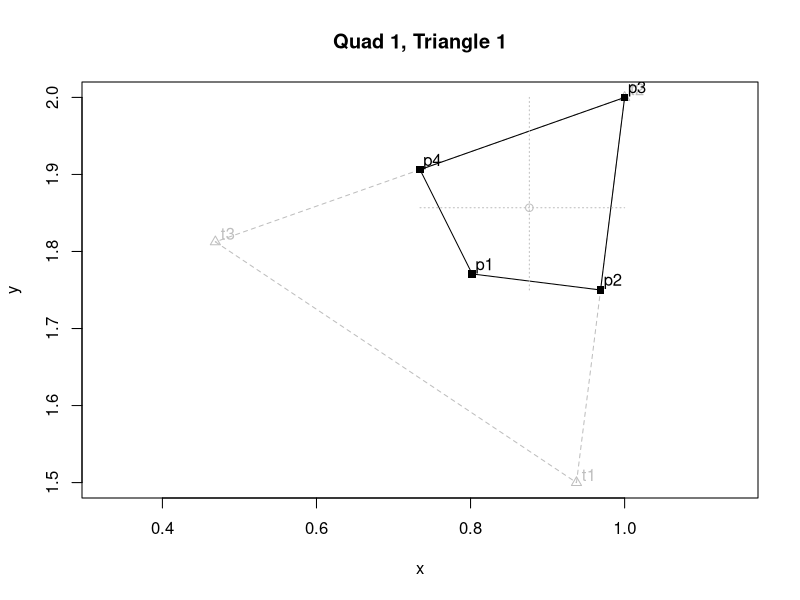
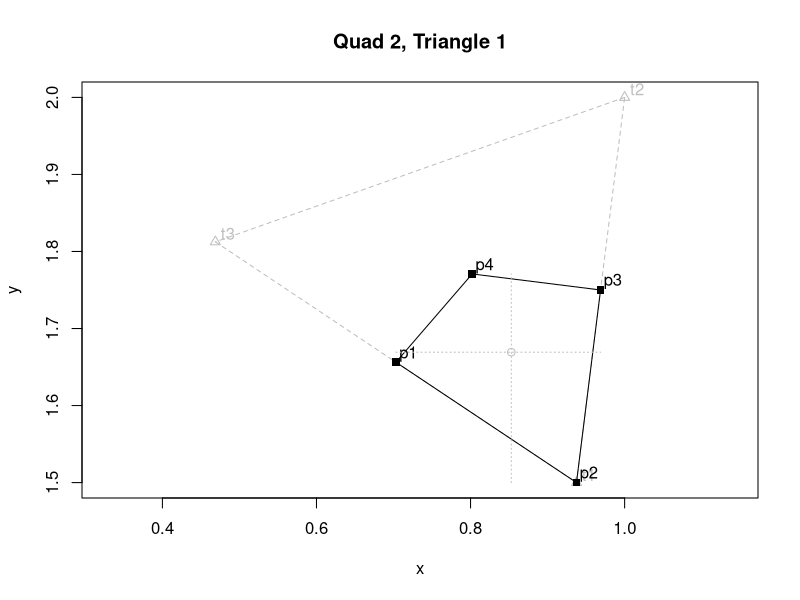
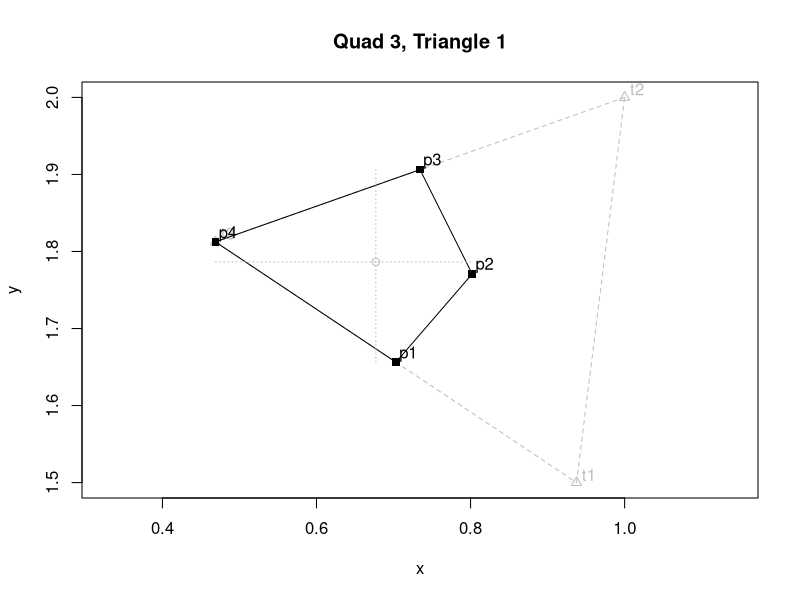
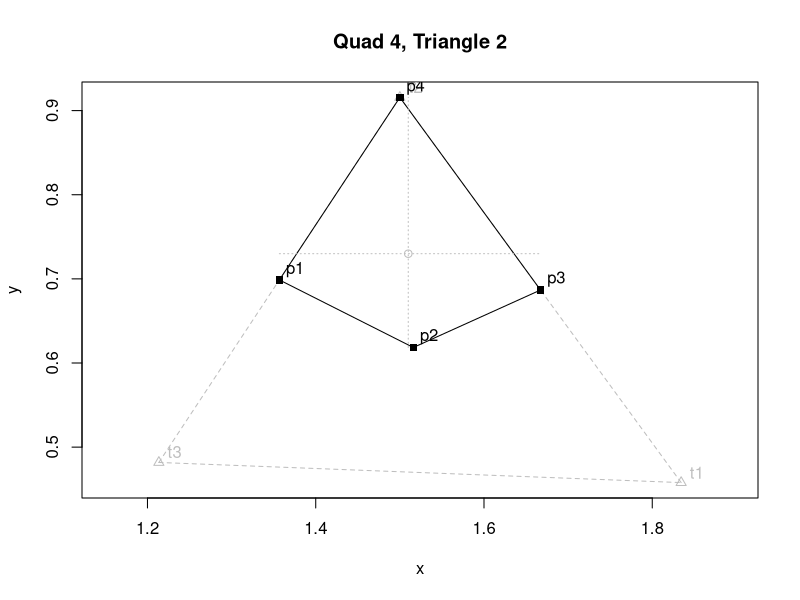
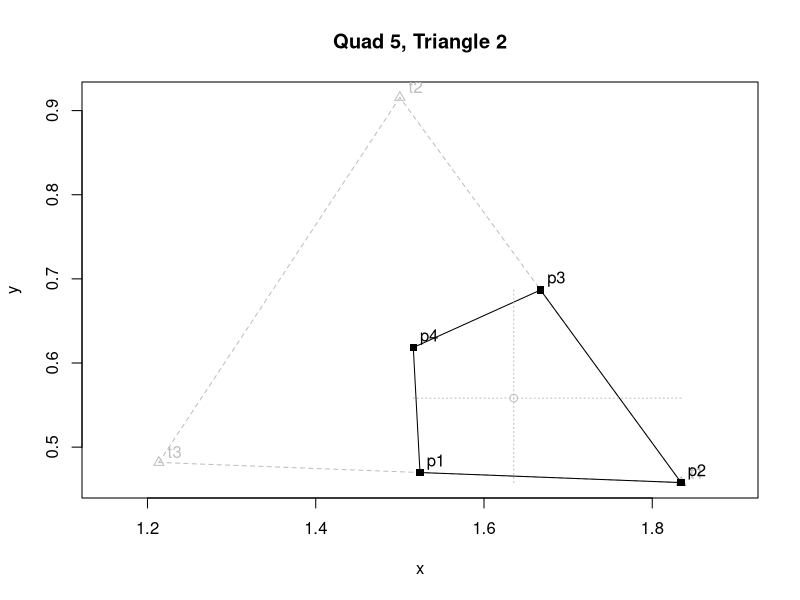
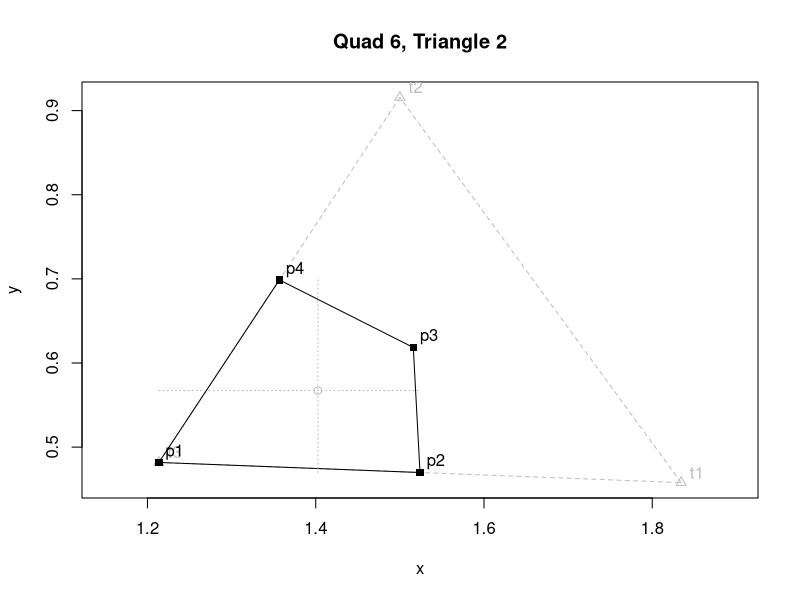
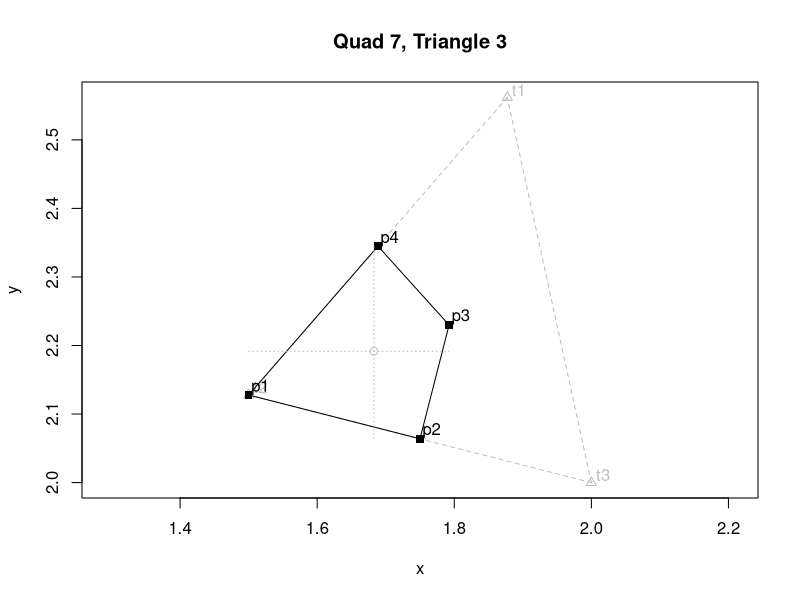
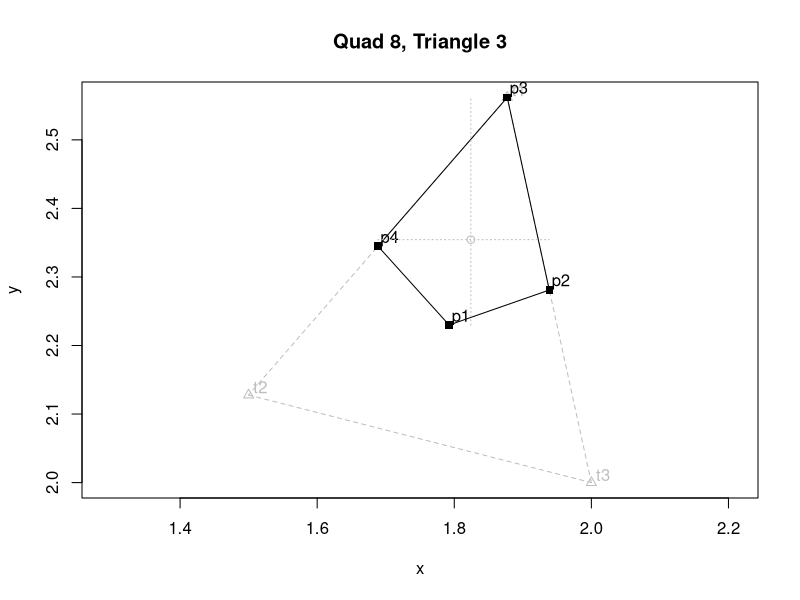

These figures' R source, in order:
centroid = function ( X, Y ) {
cx = (X[1] + X[2] + X[3] + X[4]) / 4
cy = (Y[1] + Y[2] + Y[3] + Y[4]) / 4
data.frame( cx, cy )
}

show = function ( X, Y, TX=NULL, TY=NULL, title="" ) {
TL = c( "t1", "t2", "t3" )  #labels for tri  pts
QL = c( "p1", "p2", "p3", "p4" )  #labels for quad pts
width = max( abs( X[1] - X[2] ),
abs( X[1] - X[3] ),
abs( X[1] - X[4] ),
abs( X[2] - X[3] ),
abs( X[2] - X[4] ),
abs( X[3] - X[4] ),
abs( Y[1] - Y[2] ),
abs( Y[1] - Y[3] ),
abs( Y[1] - Y[4] ),
abs( Y[2] - Y[3] ),
abs( Y[2] - Y[4] ),
abs( Y[3] - Y[4] ) )
plot( TX, TY, asp=1, main=title, col="gray", pch=2, xlab="x", ylab="y" )
width = max( width, 
abs( TX[1] - TX[2] ),
abs( TX[1] - TX[3] ),
abs( TX[2] - TX[3] ),
abs( TY[1] - TY[2] ),
abs( TY[1] - TY[3] ),
abs( TY[2] - TY[3] ) )
text( TX+0.03*width, TY+0.02*width, labels=TL, col="gray" )
segments( TX[1], TY[1], TX[2], TY[2], col="gray", lty=2 )
segments( TX[2], TY[2], TX[3], TY[3], col="gray", lty=2 )
segments( TX[3], TY[3], TX[1], TY[1], col="gray", lty=2 )
points( X, Y, pch=15 )
text( X+0.03*width, Y+0.02*width, labels=QL )
segments( X[1], Y[1], X[2], Y[2] )
segments( X[2], Y[2], X[3], Y[3] )
segments( X[3], Y[3], X[4], Y[4] )
segments( X[4], Y[4], X[1], Y[1] )

#calc centroid
c = centroid( X, Y )
#calc limits
minX = X[1]
maxX = X[1]
minY = Y[1]
maxY = Y[1]
for (i in c(2, 3, 4)) {
	if (X[i] < minX)    minX = X[i]
	if (X[i] > maxX)    maxX = X[i]
	if (Y[i] < minY)    minY = Y[i]
	if (Y[i] > maxY)    maxY = Y[i]
}
#draw coordinate system centered at centroid
points( c, col="gray" )
segments( minX, c$cy, maxX, c$cy, col="gray", lty=3 )
segments( c$cx, minY, c$cx, maxY, col="gray", lty=3 )
}

X = c(0.8020833333333334, 0.96875, 1.0, 0.734375)
Y = c(1.7708333333333333, 1.75, 2.0, 1.90625)
TX = c(0.9375, 1.0, 0.46875)
TY = c(1.5, 2.0, 1.8125)
show( X, Y, TX, TY, title="Quad 1, Triangle 1")

X = c(0.703125, 0.9375, 0.96875, 0.8020833333333334)
Y = c(1.65625, 1.5, 1.75, 1.7708333333333333)
TX = c(0.9375, 1.0, 0.46875)
TY = c(1.5, 2.0, 1.8125)
show( X, Y, TX, TY, title="Quad 2, Triangle 1")

X = c(0.703125, 0.8020833333333334, 0.734375, 0.46875)
Y = c(1.65625, 1.7708333333333333, 1.90625, 1.8125)
TX = c(0.9375, 1.0, 0.46875)
TY = c(1.5, 2.0, 1.8125)
show( X, Y, TX, TY, title="Quad 3, Triangle 1")

X = c(1.3567708333333333, 1.515958708706324, 1.6671672297261526, 1.5)
Y = c(0.6987181869405139, 0.6184230480516252, 0.686749155410771, 0.9156655405476946)
TX = c(1.8343344594523052, 1.5, 1.2135416666666665)
TY = c(0.4578327702738473, 0.9156655405476946, 0.48177083333333337)
show( X, Y, TX, TY, title="Quad 4, Triangle 2")

X = c(1.5239380630594859, 1.8343344594523052, 1.6671672297261526, 1.515958708706324)
Y = c(0.4698018018035903, 0.4578327702738473, 0.686749155410771, 0.6184230480516252)
TX = c(1.8343344594523052, 1.5, 1.2135416666666665)
TY = c(0.4578327702738473, 0.9156655405476946, 0.48177083333333337)
show( X, Y, TX, TY, title="Quad 5, Triangle 2")

X = c(1.2135416666666665, 1.5239380630594859, 1.515958708706324, 1.3567708333333333)
Y = c(0.48177083333333337, 0.4698018018035903, 0.6184230480516252, 0.6987181869405139)
TX = c(1.8343344594523052, 1.5, 1.2135416666666665)
TY = c(0.4578327702738473, 0.9156655405476946, 0.48177083333333337)
show( X, Y, TX, TY, title="Quad 6, Triangle 2")

X = c(1.5, 1.75, 1.7924265117255844, 1.6886397675883766)
Y = c(2.1277804642166345, 2.0638902321083172, 2.229903526807482, 2.344855290211223)
TX = c(1.8772795351767533, 1.5, 2.0)
TY = c(2.5619301162058115, 2.1277804642166345, 2.0)
show( X, Y, TX, TY, title="Quad 7, Triangle 3")

X = c(1.7924265117255844, 1.9386397675883766, 1.8772795351767533, 1.6886397675883766)
Y = c(2.229903526807482, 2.2809650581029057, 2.5619301162058115, 2.344855290211223)
TX = c(1.8772795351767533, 1.5, 2.0)
TY = c(2.5619301162058115, 2.1277804642166345, 2.0)
show( X, Y, TX, TY, title="Quad 8, Triangle 3")

X = c(1.75, 2.0, 1.9386397675883766, 1.7924265117255844)
Y = c(2.0638902321083172, 2.0, 2.2809650581029057, 2.229903526807482)
TX = c(1.8772795351767533, 1.5, 2.0)
TY = c(2.5619301162058115, 2.1277804642166345, 2.0)
show( X, Y, TX, TY, title="Quad 9, Triangle 3")

X = c(0.5934156378600823, 0.7276234567901234, 0.7052469135802469, 0.5151234567901235)
Y = c(0.3697530864197531, 0.40046296296296297, 0.6342592592592593, 0.4712962962962963)
TX = c(0.75, 0.7052469135802469, 0.32500000000000007)
TY = c(0.16666666666666666, 0.6342592592592593, 0.3083333333333333)
show( X, Y, TX, TY, title="Quad 10, Triangle 4")

X = c(0.5375000000000001, 0.75, 0.7276234567901234, 0.5934156378600823)
Y = c(0.2375, 0.16666666666666666, 0.40046296296296297, 0.3697530864197531)
TX = c(0.75, 0.7052469135802469, 0.32500000000000007)
TY = c(0.16666666666666666, 0.6342592592592593, 0.3083333333333333)
show( X, Y, TX, TY, title="Quad 11, Triangle 4")

X = c(0.32500000000000007, 0.5375000000000001, 0.5934156378600823, 0.5151234567901235)
Y = c(0.3083333333333333, 0.2375, 0.3697530864197531, 0.4712962962962963)
TX = c(0.75, 0.7052469135802469, 0.32500000000000007)
TY = c(0.16666666666666666, 0.6342592592592593, 0.3083333333333333)
show( X, Y, TX, TY, title="Quad 12, Triangle 4")

X = c(2.2571233092225733, 2.3856849638338598, 2.5625, 2.28125)
Y = c(0.9215944042598441, 0.8823916063897661, 1.125, 1.0625)
TX = c(2.2088699276677195, 2.5625, 2.0)
TY = c(0.6397832127795322, 1.125, 1.0)
show( X, Y, TX, TY, title="Quad 13, Triangle 5")

X = c(2.2088699276677195, 2.3856849638338598, 2.2571233092225733, 2.1044349638338598)
Y = c(0.6397832127795322, 0.8823916063897661, 0.9215944042598441, 0.8198916063897661)
TX = c(2.2088699276677195, 2.5625, 2.0)
TY = c(0.6397832127795322, 1.125, 1.0)
show( X, Y, TX, TY, title="Quad 14, Triangle 5")

X = c(2.1044349638338598, 2.2571233092225733, 2.28125, 2.0)
Y = c(0.8198916063897661, 0.9215944042598441, 1.0625, 1.0)
TX = c(2.2088699276677195, 2.5625, 2.0)
TY = c(0.6397832127795322, 1.125, 1.0)
show( X, Y, TX, TY, title="Quad 15, Triangle 5")

X = c(1.5, 1.6671672297261526, 1.515958708706324, 1.3567708333333333)
Y = c(0.0, 0.22891638513692364, 0.31320120120239353, 0.24088541666666669)
TX = c(1.2135416666666665, 1.5, 1.8343344594523052)
TY = c(0.48177083333333337, 0.0, 0.4578327702738473)
show( X, Y, TX, TY, title="Quad 16, Triangle 6")

X = c(1.3567708333333333, 1.515958708706324, 1.5239380630594859, 1.2135416666666665)
Y = c(0.24088541666666669, 0.31320120120239353, 0.4698018018035903, 0.48177083333333337)
TX = c(1.2135416666666665, 1.5, 1.8343344594523052)
TY = c(0.48177083333333337, 0.0, 0.4578327702738473)
show( X, Y, TX, TY, title="Quad 17, Triangle 6")

X = c(1.515958708706324, 1.6671672297261526, 1.8343344594523052, 1.5239380630594859)
Y = c(0.31320120120239353, 0.22891638513692364, 0.4578327702738473, 0.4698018018035903)
TX = c(1.2135416666666665, 1.5, 1.8343344594523052)
TY = c(0.48177083333333337, 0.0, 0.4578327702738473)
show( X, Y, TX, TY, title="Quad 18, Triangle 6")

X = c(0.3229166666666667, 0.484375, 0.46875, 0.234375)
Y = c(1.5208333333333333, 1.53125, 1.8125, 1.65625)
TX = c(0.5, 0.46875, 0.0)
TY = c(1.25, 1.8125, 1.5)
show( X, Y, TX, TY, title="Quad 19, Triangle 7")

X = c(0.25, 0.5, 0.484375, 0.3229166666666667)
Y = c(1.375, 1.25, 1.53125, 1.5208333333333333)
TX = c(0.5, 0.46875, 0.0)
TY = c(1.25, 1.8125, 1.5)
show( X, Y, TX, TY, title="Quad 20, Triangle 7")

X = c(0.0, 0.25, 0.3229166666666667, 0.234375)
Y = c(1.5, 1.375, 1.5208333333333333, 1.65625)
TX = c(0.5, 0.46875, 0.0)
TY = c(1.25, 1.8125, 1.5)
show( X, Y, TX, TY, title="Quad 21, Triangle 7")

X = c(2.5625, 2.78125, 2.6875, 2.53125)
Y = c(1.125, 1.3125, 1.4583333333333333, 1.4375)
TX = c(2.5, 2.5625, 3.0)
TY = c(1.75, 1.125, 1.5)
show( X, Y, TX, TY, title="Quad 22, Triangle 8")

X = c(2.53125, 2.6875, 2.75, 2.5)
Y = c(1.4375, 1.4583333333333333, 1.625, 1.75)
TX = c(2.5, 2.5625, 3.0)
TY = c(1.75, 1.125, 1.5)
show( X, Y, TX, TY, title="Quad 23, Triangle 8")

X = c(2.6875, 2.78125, 3.0, 2.75)
Y = c(1.4583333333333333, 1.3125, 1.5, 1.625)
TX = c(2.5, 2.5625, 3.0)
TY = c(1.75, 1.125, 1.5)
show( X, Y, TX, TY, title="Quad 24, Triangle 8")

X = c(0.484375, 0.6354166666666666, 0.703125, 0.46875)
Y = c(1.53125, 1.5208333333333333, 1.65625, 1.8125)
TX = c(0.9375, 0.46875, 0.5)
TY = c(1.5, 1.8125, 1.25)
show( X, Y, TX, TY, title="Quad 25, Triangle 9")

X = c(0.71875, 0.9375, 0.703125, 0.6354166666666666)
Y = c(1.375, 1.5, 1.65625, 1.5208333333333333)
TX = c(0.9375, 0.46875, 0.5)
TY = c(1.5, 1.8125, 1.25)
show( X, Y, TX, TY, title="Quad 26, Triangle 9")

X = c(0.5, 0.71875, 0.6354166666666666, 0.484375)
Y = c(1.25, 1.375, 1.5208333333333333, 1.53125)
TX = c(0.9375, 0.46875, 0.5)
TY = c(1.5, 1.8125, 1.25)
show( X, Y, TX, TY, title="Quad 27, Triangle 9")

X = c(1.1227204648232467, 1.5, 1.5, 1.3113602324116234)
Y = c(2.5619301162058115, 2.5619301162058115, 2.7079534108038743, 2.7809650581029057)
TX = c(1.5, 1.1227204648232467, 1.8772795351767533)
TY = c(3.0, 2.5619301162058115, 2.5619301162058115)
show( X, Y, TX, TY, title="Quad 28, Triangle 10")

X = c(1.3113602324116234, 1.5, 1.6886397675883766, 1.5)
Y = c(2.7809650581029057, 2.7079534108038743, 2.7809650581029057, 3.0)
TX = c(1.5, 1.1227204648232467, 1.8772795351767533)
TY = c(3.0, 2.5619301162058115, 2.5619301162058115)
show( X, Y, TX, TY, title="Quad 29, Triangle 10")

X = c(1.5, 1.8772795351767533, 1.6886397675883766, 1.5)
Y = c(2.5619301162058115, 2.5619301162058115, 2.7809650581029057, 2.7079534108038743)
TX = c(1.5, 1.1227204648232467, 1.8772795351767533)
TY = c(3.0, 2.5619301162058115, 2.5619301162058115)
show( X, Y, TX, TY, title="Quad 30, Triangle 10")

X = c(0.6026234567901234, 0.7350823045267489, 0.75, 0.5)
Y = c(0.9421296296296297, 0.9614197530864198, 1.125, 1.25)
TX = c(1.0, 0.5, 0.7052469135802469)
TY = c(1.0, 1.25, 0.6342592592592593)
show( X, Y, TX, TY, title="Quad 31, Triangle 11")

X = c(0.7350823045267489, 0.8526234567901234, 1.0, 0.75)
Y = c(0.9614197530864198, 0.8171296296296297, 1.0, 1.125)
TX = c(1.0, 0.5, 0.7052469135802469)
TY = c(1.0, 1.25, 0.6342592592592593)
show( X, Y, TX, TY, title="Quad 32, Triangle 11")

X = c(0.7052469135802469, 0.8526234567901234, 0.7350823045267489, 0.6026234567901234)
Y = c(0.6342592592592593, 0.8171296296296297, 0.9614197530864198, 0.9421296296296297)
TX = c(1.0, 0.5, 0.7052469135802469)
TY = c(1.0, 1.25, 0.6342592592592593)
show( X, Y, TX, TY, title="Quad 33, Triangle 11")

X = c(1.9171672297261526, 2.0144014623733413, 2.1044349638338598, 2.0)
Y = c(0.7289163851369236, 0.6992053276844598, 0.8198916063897661, 1.0)
TX = c(2.2088699276677195, 2.0, 1.8343344594523052)
TY = c(0.6397832127795322, 1.0, 0.4578327702738473)
show( X, Y, TX, TY, title="Quad 34, Triangle 12")

X = c(2.021602193560012, 2.2088699276677195, 2.1044349638338598, 2.0144014623733413)
Y = c(0.5488079915266897, 0.6397832127795322, 0.8198916063897661, 0.6992053276844598)
TX = c(2.2088699276677195, 2.0, 1.8343344594523052)
TY = c(0.6397832127795322, 1.0, 0.4578327702738473)
show( X, Y, TX, TY, title="Quad 35, Triangle 12")

X = c(1.8343344594523052, 2.021602193560012, 2.0144014623733413, 1.9171672297261526)
Y = c(0.4578327702738473, 0.5488079915266897, 0.6992053276844598, 0.7289163851369236)
TX = c(2.2088699276677195, 2.0, 1.8343344594523052)
TY = c(0.6397832127795322, 1.0, 0.4578327702738473)
show( X, Y, TX, TY, title="Quad 36, Triangle 12")

X = c(0.125, 0.25, 0.25, 0.0)
Y = c(1.125, 1.1666666666666667, 1.375, 1.5)
TX = c(0.5, 0.0, 0.25)
TY = c(1.25, 1.5, 0.75)
show( X, Y, TX, TY, title="Quad 37, Triangle 13")

X = c(0.25, 0.375, 0.5, 0.25)
Y = c(1.1666666666666667, 1.0, 1.25, 1.375)
TX = c(0.5, 0.0, 0.25)
TY = c(1.25, 1.5, 0.75)
show( X, Y, TX, TY, title="Quad 38, Triangle 13")

X = c(0.125, 0.25, 0.375, 0.25)
Y = c(1.125, 0.75, 1.0, 1.1666666666666667)
TX = c(0.5, 0.0, 0.25)
TY = c(1.25, 1.5, 0.75)
show( X, Y, TX, TY, title="Quad 39, Triangle 13")

X = c(0.0, 0.125, 0.08333333333333333, 0.0)
Y = c(0.0, 0.375, 0.75, 0.75)
TX = c(0.0, 0.0, 0.25)
TY = c(1.5, 0.0, 0.75)
show( X, Y, TX, TY, title="Quad 40, Triangle 14")

X = c(0.0, 0.08333333333333333, 0.125, 0.0)
Y = c(0.75, 0.75, 1.125, 1.5)
TX = c(0.0, 0.0, 0.25)
TY = c(1.5, 0.0, 0.75)
show( X, Y, TX, TY, title="Quad 41, Triangle 14")

X = c(0.08333333333333333, 0.125, 0.25, 0.125)
Y = c(0.75, 0.375, 0.75, 1.125)
TX = c(0.0, 0.0, 0.25)
TY = c(1.5, 0.0, 0.75)
show( X, Y, TX, TY, title="Quad 42, Triangle 14")

X = c(0.75, 1.5, 1.125, 0.75)
Y = c(0.0, 0.0, 0.08333333333333333, 0.05555555555555555)
TX = c(0.0, 1.5, 0.75)
TY = c(0.0, 0.0, 0.16666666666666666)
show( X, Y, TX, TY, title="Quad 43, Triangle 15")

X = c(0.0, 0.75, 0.75, 0.375)
Y = c(0.0, 0.0, 0.05555555555555555, 0.08333333333333333)
TX = c(0.0, 1.5, 0.75)
TY = c(0.0, 0.0, 0.16666666666666666)
show( X, Y, TX, TY, title="Quad 44, Triangle 15")

X = c(0.375, 0.75, 1.125, 0.75)
Y = c(0.08333333333333333, 0.05555555555555555, 0.08333333333333333, 0.16666666666666666)
TX = c(0.0, 1.5, 0.75)
TY = c(0.0, 0.0, 0.16666666666666666)
show( X, Y, TX, TY, title="Quad 45, Triangle 15")

X = c(0.75, 1.125, 1.1545138888888888, 0.9817708333333333)
Y = c(0.16666666666666666, 0.08333333333333333, 0.21614583333333334, 0.32421875)
TX = c(1.2135416666666665, 0.75, 1.5)
TY = c(0.48177083333333337, 0.16666666666666666, 0.0)
show( X, Y, TX, TY, title="Quad 46, Triangle 16")

X = c(1.1545138888888888, 1.3567708333333333, 1.2135416666666665, 0.9817708333333333)
Y = c(0.21614583333333334, 0.24088541666666669, 0.48177083333333337, 0.32421875)
TX = c(1.2135416666666665, 0.75, 1.5)
TY = c(0.48177083333333337, 0.16666666666666666, 0.0)
show( X, Y, TX, TY, title="Quad 47, Triangle 16")

X = c(1.125, 1.5, 1.3567708333333333, 1.1545138888888888)
Y = c(0.08333333333333333, 0.0, 0.24088541666666669, 0.21614583333333334)
TX = c(1.2135416666666665, 0.75, 1.5)
TY = c(0.48177083333333337, 0.16666666666666666, 0.0)
show( X, Y, TX, TY, title="Quad 48, Triangle 16")

X = c(0.8125, 0.96875, 0.9375, 0.71875)
Y = c(1.25, 1.25, 1.5, 1.375)
TX = c(1.0, 0.9375, 0.5)
TY = c(1.0, 1.5, 1.25)
show( X, Y, TX, TY, title="Quad 49, Triangle 17")

X = c(0.75, 1.0, 0.96875, 0.8125)
Y = c(1.125, 1.0, 1.25, 1.25)
TX = c(1.0, 0.9375, 0.5)
TY = c(1.0, 1.5, 1.25)
show( X, Y, TX, TY, title="Quad 50, Triangle 17")

X = c(0.5, 0.75, 0.8125, 0.71875)
Y = c(1.25, 1.125, 1.25, 1.375)
TX = c(1.0, 0.9375, 0.5)
TY = c(1.0, 1.5, 1.25)
show( X, Y, TX, TY, title="Quad 51, Triangle 17")

X = c(0.48508230452674894, 0.6026234567901234, 0.5, 0.375)
Y = c(0.8780864197530865, 0.9421296296296297, 1.25, 1.0)
TX = c(0.7052469135802469, 0.5, 0.25)
TY = c(0.6342592592592593, 1.25, 0.75)
show( X, Y, TX, TY, title="Quad 52, Triangle 18")

X = c(0.47762345679012347, 0.7052469135802469, 0.6026234567901234, 0.48508230452674894)
Y = c(0.6921296296296297, 0.6342592592592593, 0.9421296296296297, 0.8780864197530865)
TX = c(0.7052469135802469, 0.5, 0.25)
TY = c(0.6342592592592593, 1.25, 0.75)
show( X, Y, TX, TY, title="Quad 53, Triangle 18")

X = c(0.25, 0.47762345679012347, 0.48508230452674894, 0.375)
Y = c(0.75, 0.6921296296296297, 0.8780864197530865, 1.0)
TX = c(0.7052469135802469, 0.5, 0.25)
TY = c(0.6342592592592593, 1.25, 0.75)
show( X, Y, TX, TY, title="Quad 54, Triangle 18")

X = c(0.9791666666666666, 1.0, 1.0, 0.96875)
Y = c(1.5, 1.5, 2.0, 1.75)
TX = c(1.0, 1.0, 0.9375)
TY = c(1.0, 2.0, 1.5)
show( X, Y, TX, TY, title="Quad 55, Triangle 19")

X = c(0.96875, 1.0, 1.0, 0.9791666666666666)
Y = c(1.25, 1.0, 1.5, 1.5)
TX = c(1.0, 1.0, 0.9375)
TY = c(1.0, 2.0, 1.5)
show( X, Y, TX, TY, title="Quad 56, Triangle 19")

X = c(0.9375, 0.96875, 0.9791666666666666, 0.96875)
Y = c(1.5, 1.25, 1.5, 1.75)
TX = c(1.0, 1.0, 0.9375)
TY = c(1.0, 2.0, 1.5)
show( X, Y, TX, TY, title="Quad 57, Triangle 19")

X = c(0.36615088996763756, 0.5492263349514563, 0.6297026699029126, 0.3148513349514563)
Y = c(2.0884405339805827, 2.007660800970874, 2.2028216019417477, 2.226410800970874)
TX = c(0.46875, 0.6297026699029126, 0.0)
TY = c(1.8125, 2.2028216019417477, 2.25)
show( X, Y, TX, TY, title="Quad 58, Triangle 20")

X = c(0.234375, 0.46875, 0.5492263349514563, 0.36615088996763756)
Y = c(2.03125, 1.8125, 2.007660800970874, 2.0884405339805827)
TX = c(0.46875, 0.6297026699029126, 0.0)
TY = c(1.8125, 2.2028216019417477, 2.25)
show( X, Y, TX, TY, title="Quad 59, Triangle 20")

X = c(0.234375, 0.36615088996763756, 0.3148513349514563, 0.0)
Y = c(2.03125, 2.0884405339805827, 2.226410800970874, 2.25)
TX = c(0.46875, 0.6297026699029126, 0.0)
TY = c(1.8125, 2.2028216019417477, 2.25)
show( X, Y, TX, TY, title="Quad 60, Triangle 20")

X = c(0.46875, 0.734375, 0.6994842233009709, 0.5492263349514563)
Y = c(1.8125, 1.90625, 2.0051072006472492, 2.007660800970874)
TX = c(0.6297026699029126, 0.46875, 1.0)
TY = c(2.2028216019417477, 1.8125, 2.0)
show( X, Y, TX, TY, title="Quad 61, Triangle 21")

X = c(0.5492263349514563, 0.6994842233009709, 0.8148513349514563, 0.6297026699029126)
Y = c(2.007660800970874, 2.0051072006472492, 2.101410800970874, 2.2028216019417477)
TX = c(0.6297026699029126, 0.46875, 1.0)
TY = c(2.2028216019417477, 1.8125, 2.0)
show( X, Y, TX, TY, title="Quad 62, Triangle 21")

X = c(0.734375, 1.0, 0.8148513349514563, 0.6994842233009709)
Y = c(1.90625, 2.0, 2.101410800970874, 2.0051072006472492)
TX = c(0.6297026699029126, 0.46875, 1.0)
TY = c(2.2028216019417477, 1.8125, 2.0)
show( X, Y, TX, TY, title="Quad 63, Triangle 21")

X = c(0.0, 0.234375, 0.15625, 0.0)
Y = c(1.5, 1.65625, 1.8541666666666667, 1.875)
TX = c(0.0, 0.0, 0.46875)
TY = c(2.25, 1.5, 1.8125)
show( X, Y, TX, TY, title="Quad 64, Triangle 22")

X = c(0.0, 0.15625, 0.234375, 0.0)
Y = c(1.875, 1.8541666666666667, 2.03125, 2.25)
TX = c(0.0, 0.0, 0.46875)
TY = c(2.25, 1.5, 1.8125)
show( X, Y, TX, TY, title="Quad 65, Triangle 22")

X = c(0.234375, 0.46875, 0.234375, 0.15625)
Y = c(1.65625, 1.8125, 2.03125, 1.8541666666666667)
TX = c(0.0, 0.0, 0.46875)
TY = c(2.25, 1.5, 1.8125)
show( X, Y, TX, TY, title="Quad 66, Triangle 22")

X = c(0.7391449274683088, 0.9363602324116234, 0.75, 0.5473571587908399)
Y = c(2.728976705401937, 2.7809650581029057, 3.0, 2.8125)
TX = c(1.1227204648232467, 0.75, 0.3447143175816798)
TY = c(2.5619301162058115, 3.0, 2.625)
show( X, Y, TX, TY, title="Quad 67, Triangle 23")

X = c(0.7337173912024633, 1.1227204648232467, 0.9363602324116234, 0.7391449274683088)
Y = c(2.5934650581029057, 2.5619301162058115, 2.7809650581029057, 2.728976705401937)
TX = c(1.1227204648232467, 0.75, 0.3447143175816798)
TY = c(2.5619301162058115, 3.0, 2.625)
show( X, Y, TX, TY, title="Quad 68, Triangle 23")

X = c(0.3447143175816798, 0.7337173912024633, 0.7391449274683088, 0.5473571587908399)
Y = c(2.625, 2.5934650581029057, 2.728976705401937, 2.8125)
TX = c(1.1227204648232467, 0.75, 0.3447143175816798)
TY = c(2.5619301162058115, 3.0, 2.625)
show( X, Y, TX, TY, title="Quad 69, Triangle 23")

X = c(2.5625, 2.78125, 2.8541666666666665, 2.78125)
Y = c(1.125, 0.9375, 1.125, 1.3125)
TX = c(3.0, 2.5625, 3.0)
TY = c(1.5, 1.125, 0.75)
show( X, Y, TX, TY, title="Quad 70, Triangle 24")

X = c(2.8541666666666665, 3.0, 3.0, 2.78125)
Y = c(1.125, 1.125, 1.5, 1.3125)
TX = c(3.0, 2.5625, 3.0)
TY = c(1.5, 1.125, 0.75)
show( X, Y, TX, TY, title="Quad 71, Triangle 24")

X = c(2.78125, 3.0, 3.0, 2.8541666666666665)
Y = c(0.9375, 0.75, 1.125, 1.125)
TX = c(3.0, 2.5625, 3.0)
TY = c(1.5, 1.125, 0.75)
show( X, Y, TX, TY, title="Quad 72, Triangle 24")

X = c(0.0, 0.16250000000000003, 0.19166666666666668, 0.125)
Y = c(0.0, 0.15416666666666665, 0.3527777777777778, 0.375)
TX = c(0.25, 0.0, 0.32500000000000007)
TY = c(0.75, 0.0, 0.3083333333333333)
show( X, Y, TX, TY, title="Quad 73, Triangle 25")

X = c(0.125, 0.19166666666666668, 0.28750000000000003, 0.25)
Y = c(0.375, 0.3527777777777778, 0.5291666666666667, 0.75)
TX = c(0.25, 0.0, 0.32500000000000007)
TY = c(0.75, 0.0, 0.3083333333333333)
show( X, Y, TX, TY, title="Quad 74, Triangle 25")

X = c(0.16250000000000003, 0.32500000000000007, 0.28750000000000003, 0.19166666666666668)
Y = c(0.15416666666666665, 0.3083333333333333, 0.5291666666666667, 0.3527777777777778)
TX = c(0.25, 0.0, 0.32500000000000007)
TY = c(0.75, 0.0, 0.3083333333333333)
show( X, Y, TX, TY, title="Quad 75, Triangle 25")

X = c(0.3583333333333334, 0.375, 0.75, 0.5375000000000001)
Y = c(0.15833333333333333, 0.08333333333333333, 0.16666666666666666, 0.2375)
TX = c(0.0, 0.75, 0.32500000000000007)
TY = c(0.0, 0.16666666666666666, 0.3083333333333333)
show( X, Y, TX, TY, title="Quad 76, Triangle 26")

X = c(0.0, 0.375, 0.3583333333333334, 0.16250000000000003)
Y = c(0.0, 0.08333333333333333, 0.15833333333333333, 0.15416666666666665)
TX = c(0.0, 0.75, 0.32500000000000007)
TY = c(0.0, 0.16666666666666666, 0.3083333333333333)
show( X, Y, TX, TY, title="Quad 77, Triangle 26")

X = c(0.16250000000000003, 0.3583333333333334, 0.5375000000000001, 0.32500000000000007)
Y = c(0.15416666666666665, 0.15833333333333333, 0.2375, 0.3083333333333333)
TX = c(0.0, 0.75, 0.32500000000000007)
TY = c(0.0, 0.16666666666666666, 0.3083333333333333)
show( X, Y, TX, TY, title="Quad 78, Triangle 26")

X = c(1.875, 2.25, 2.042167229726153, 1.8614448198174351)
Y = c(0.0, 0.0, 0.22891638513692364, 0.15261092342461577)
TX = c(1.5, 2.25, 1.8343344594523052)
TY = c(0.0, 0.0, 0.4578327702738473)
show( X, Y, TX, TY, title="Quad 79, Triangle 27")

X = c(1.5, 1.875, 1.8614448198174351, 1.6671672297261526)
Y = c(0.0, 0.0, 0.15261092342461577, 0.22891638513692364)
TX = c(1.5, 2.25, 1.8343344594523052)
TY = c(0.0, 0.0, 0.4578327702738473)
show( X, Y, TX, TY, title="Quad 80, Triangle 27")

X = c(1.6671672297261526, 1.8614448198174351, 2.042167229726153, 1.8343344594523052)
Y = c(0.22891638513692364, 0.15261092342461577, 0.22891638513692364, 0.4578327702738473)
TX = c(1.5, 2.25, 1.8343344594523052)
TY = c(0.0, 0.0, 0.4578327702738473)
show( X, Y, TX, TY, title="Quad 81, Triangle 27")

X = c(0.9593942901234567, 1.2135416666666665, 1.1067708333333333, 0.9729295267489712)
Y = c(0.5580150462962963, 0.48177083333333337, 0.7408854166666667, 0.7053433641975309)
TX = c(0.7052469135802469, 1.2135416666666665, 1.0)
TY = c(0.6342592592592593, 0.48177083333333337, 1.0)
show( X, Y, TX, TY, title="Quad 82, Triangle 28")

X = c(0.7052469135802469, 0.9593942901234567, 0.9729295267489712, 0.8526234567901234)
Y = c(0.6342592592592593, 0.5580150462962963, 0.7053433641975309, 0.8171296296296297)
TX = c(0.7052469135802469, 1.2135416666666665, 1.0)
TY = c(0.6342592592592593, 0.48177083333333337, 1.0)
show( X, Y, TX, TY, title="Quad 83, Triangle 28")

X = c(0.9729295267489712, 1.1067708333333333, 1.0, 0.8526234567901234)
Y = c(0.7053433641975309, 0.7408854166666667, 1.0, 0.8171296296296297)
TX = c(0.7052469135802469, 1.2135416666666665, 1.0)
TY = c(0.6342592592592593, 0.48177083333333337, 1.0)
show( X, Y, TX, TY, title="Quad 84, Triangle 28")

X = c(2.625, 2.8125, 2.7291666666666665, 2.59375)
Y = c(0.3453214992419892, 0.5476607496209946, 0.7401071664139964, 0.7351607496209946)
TX = c(2.5625, 2.625, 3.0)
TY = c(1.125, 0.3453214992419892, 0.75)
show( X, Y, TX, TY, title="Quad 85, Triangle 29")

X = c(2.59375, 2.7291666666666665, 2.78125, 2.5625)
Y = c(0.7351607496209946, 0.7401071664139964, 0.9375, 1.125)
TX = c(2.5625, 2.625, 3.0)
TY = c(1.125, 0.3453214992419892, 0.75)
show( X, Y, TX, TY, title="Quad 86, Triangle 29")

X = c(2.7291666666666665, 2.8125, 3.0, 2.78125)
Y = c(0.7401071664139964, 0.5476607496209946, 0.75, 0.9375)
TX = c(2.5625, 2.625, 3.0)
TY = c(1.125, 0.3453214992419892, 0.75)
show( X, Y, TX, TY, title="Quad 87, Triangle 29")

X = c(1.6671672297261526, 1.8343344594523052, 1.9171672297261526, 1.7781114864841019)
Y = c(0.686749155410771, 0.4578327702738473, 0.7289163851369236, 0.7911661036071806)
TX = c(1.5, 1.8343344594523052, 2.0)
TY = c(0.9156655405476946, 0.4578327702738473, 1.0)
show( X, Y, TX, TY, title="Quad 88, Triangle 30")

X = c(1.6671672297261526, 1.7781114864841019, 1.75, 1.5)
Y = c(0.686749155410771, 0.7911661036071806, 0.9578327702738473, 0.9156655405476946)
TX = c(1.5, 1.8343344594523052, 2.0)
TY = c(0.9156655405476946, 0.4578327702738473, 1.0)
show( X, Y, TX, TY, title="Quad 89, Triangle 30")

X = c(1.7781114864841019, 1.9171672297261526, 2.0, 1.75)
Y = c(0.7911661036071806, 0.7289163851369236, 1.0, 0.9578327702738473)
TX = c(1.5, 1.8343344594523052, 2.0)
TY = c(0.9156655405476946, 0.4578327702738473, 1.0)
show( X, Y, TX, TY, title="Quad 90, Triangle 30")

X = c(1.25, 1.5, 1.5, 1.0)
Y = c(0.9578327702738473, 0.9718885135158981, 1.0, 1.0)
TX = c(2.0, 1.0, 1.5)
TY = c(1.0, 1.0, 0.9156655405476946)
show( X, Y, TX, TY, title="Quad 91, Triangle 31")

X = c(1.5, 1.75, 2.0, 1.5)
Y = c(0.9718885135158981, 0.9578327702738473, 1.0, 1.0)
TX = c(2.0, 1.0, 1.5)
TY = c(1.0, 1.0, 0.9156655405476946)
show( X, Y, TX, TY, title="Quad 92, Triangle 31")

X = c(1.25, 1.5, 1.75, 1.5)
Y = c(0.9578327702738473, 0.9156655405476946, 0.9578327702738473, 0.9718885135158981)
TX = c(2.0, 1.0, 1.5)
TY = c(1.0, 1.0, 0.9156655405476946)
show( X, Y, TX, TY, title="Quad 93, Triangle 31")

X = c(1.237847222222222, 1.3567708333333333, 1.5, 1.25)
Y = c(0.7991454579603426, 0.6987181869405139, 0.9156655405476946, 0.9578327702738473)
TX = c(1.2135416666666665, 1.5, 1.0)
TY = c(0.48177083333333337, 0.9156655405476946, 1.0)
show( X, Y, TX, TY, title="Quad 94, Triangle 32")

X = c(1.2135416666666665, 1.3567708333333333, 1.237847222222222, 1.1067708333333333)
Y = c(0.48177083333333337, 0.6987181869405139, 0.7991454579603426, 0.7408854166666667)
TX = c(1.2135416666666665, 1.5, 1.0)
TY = c(0.48177083333333337, 0.9156655405476946, 1.0)
show( X, Y, TX, TY, title="Quad 95, Triangle 32")

X = c(1.1067708333333333, 1.237847222222222, 1.25, 1.0)
Y = c(0.7408854166666667, 0.7991454579603426, 0.9578327702738473, 1.0)
TX = c(1.2135416666666665, 1.5, 1.0)
TY = c(0.48177083333333337, 0.9156655405476946, 1.0)
show( X, Y, TX, TY, title="Quad 96, Triangle 32")

X = c(2.25, 2.625, 2.625, 2.4375)
Y = c(0.0, 0.0, 0.11510716641399639, 0.1726607496209946)
TX = c(2.625, 2.25, 3.0)
TY = c(0.3453214992419892, 0.0, 0.0)
show( X, Y, TX, TY, title="Quad 97, Triangle 33")

X = c(2.4375, 2.625, 2.8125, 2.625)
Y = c(0.1726607496209946, 0.11510716641399639, 0.1726607496209946, 0.3453214992419892)
TX = c(2.625, 2.25, 3.0)
TY = c(0.3453214992419892, 0.0, 0.0)
show( X, Y, TX, TY, title="Quad 98, Triangle 33")

X = c(2.625, 3.0, 2.8125, 2.625)
Y = c(0.0, 0.0, 0.1726607496209946, 0.11510716641399639)
TX = c(2.625, 2.25, 3.0)
TY = c(0.3453214992419892, 0.0, 0.0)
show( X, Y, TX, TY, title="Quad 99, Triangle 33")

X = c(0.42674897119341565, 0.5151234567901235, 0.7052469135802469, 0.47762345679012347)
Y = c(0.5641975308641975, 0.4712962962962963, 0.6342592592592593, 0.6921296296296297)
TX = c(0.32500000000000007, 0.7052469135802469, 0.25)
TY = c(0.3083333333333333, 0.6342592592592593, 0.75)
show( X, Y, TX, TY, title="Quad 100, Triangle 34")

X = c(0.32500000000000007, 0.5151234567901235, 0.42674897119341565, 0.28750000000000003)
Y = c(0.3083333333333333, 0.4712962962962963, 0.5641975308641975, 0.5291666666666667)
TX = c(0.32500000000000007, 0.7052469135802469, 0.25)
TY = c(0.3083333333333333, 0.6342592592592593, 0.75)
show( X, Y, TX, TY, title="Quad 101, Triangle 34")

X = c(0.28750000000000003, 0.42674897119341565, 0.47762345679012347, 0.25)
Y = c(0.5291666666666667, 0.5641975308641975, 0.6921296296296297, 0.75)
TX = c(0.32500000000000007, 0.7052469135802469, 0.25)
TY = c(0.3083333333333333, 0.6342592592592593, 0.75)
show( X, Y, TX, TY, title="Quad 102, Triangle 34")

X = c(0.7276234567901234, 0.8895961934156378, 0.9593942901234567, 0.7052469135802469)
Y = c(0.40046296296296297, 0.4275655864197531, 0.5580150462962963, 0.6342592592592593)
TX = c(1.2135416666666665, 0.7052469135802469, 0.75)
TY = c(0.48177083333333337, 0.6342592592592593, 0.16666666666666666)
show( X, Y, TX, TY, title="Quad 103, Triangle 35")

X = c(0.8895961934156378, 0.9817708333333333, 1.2135416666666665, 0.9593942901234567)
Y = c(0.4275655864197531, 0.32421875, 0.48177083333333337, 0.5580150462962963)
TX = c(1.2135416666666665, 0.7052469135802469, 0.75)
TY = c(0.48177083333333337, 0.6342592592592593, 0.16666666666666666)
show( X, Y, TX, TY, title="Quad 104, Triangle 35")

X = c(0.75, 0.9817708333333333, 0.8895961934156378, 0.7276234567901234)
Y = c(0.16666666666666666, 0.32421875, 0.4275655864197531, 0.40046296296296297)
TX = c(1.2135416666666665, 0.7052469135802469, 0.75)
TY = c(0.48177083333333337, 0.6342592592592593, 0.16666666666666666)
show( X, Y, TX, TY, title="Quad 105, Triangle 35")

X = c(2.2088699276677195, 2.4169349638338598, 2.4654566425559064, 2.3856849638338598)
Y = c(0.6397832127795322, 0.4925523560107607, 0.7033682373405071, 0.8823916063897661)
TX = c(2.5625, 2.2088699276677195, 2.625)
TY = c(1.125, 0.6397832127795322, 0.3453214992419892)
show( X, Y, TX, TY, title="Quad 106, Triangle 36")

X = c(2.4654566425559064, 2.59375, 2.5625, 2.3856849638338598)
Y = c(0.7033682373405071, 0.7351607496209946, 1.125, 0.8823916063897661)
TX = c(2.5625, 2.2088699276677195, 2.625)
TY = c(1.125, 0.6397832127795322, 0.3453214992419892)
show( X, Y, TX, TY, title="Quad 107, Triangle 36")

X = c(2.4169349638338598, 2.625, 2.59375, 2.4654566425559064)
Y = c(0.4925523560107607, 0.3453214992419892, 0.7351607496209946, 0.7033682373405071)
TX = c(2.5625, 2.2088699276677195, 2.625)
TY = c(1.125, 0.6397832127795322, 0.3453214992419892)
show( X, Y, TX, TY, title="Quad 108, Triangle 36")

X = c(2.0977347957066748, 2.2294349638338598, 2.2088699276677195, 2.021602193560012)
Y = c(0.36587199435112644, 0.3198916063897661, 0.6397832127795322, 0.5488079915266897)
TX = c(2.25, 2.2088699276677195, 1.8343344594523052)
TY = c(0.0, 0.6397832127795322, 0.4578327702738473)
show( X, Y, TX, TY, title="Quad 109, Triangle 37")

X = c(2.042167229726153, 2.25, 2.2294349638338598, 2.0977347957066748)
Y = c(0.22891638513692364, 0.0, 0.3198916063897661, 0.36587199435112644)
TX = c(2.25, 2.2088699276677195, 1.8343344594523052)
TY = c(0.0, 0.6397832127795322, 0.4578327702738473)
show( X, Y, TX, TY, title="Quad 110, Triangle 37")

X = c(2.042167229726153, 2.0977347957066748, 2.021602193560012, 1.8343344594523052)
Y = c(0.22891638513692364, 0.36587199435112644, 0.5488079915266897, 0.4578327702738473)
TX = c(2.25, 2.2088699276677195, 1.8343344594523052)
TY = c(0.0, 0.6397832127795322, 0.4578327702738473)
show( X, Y, TX, TY, title="Quad 111, Triangle 37")

X = c(2.36128997588924, 2.4375, 2.625, 2.4169349638338598)
Y = c(0.32836823734050713, 0.1726607496209946, 0.3453214992419892, 0.4925523560107607)
TX = c(2.25, 2.625, 2.2088699276677195)
TY = c(0.0, 0.3453214992419892, 0.6397832127795322)
show( X, Y, TX, TY, title="Quad 112, Triangle 38")

X = c(2.25, 2.4375, 2.36128997588924, 2.2294349638338598)
Y = c(0.0, 0.1726607496209946, 0.32836823734050713, 0.3198916063897661)
TX = c(2.25, 2.625, 2.2088699276677195)
TY = c(0.0, 0.3453214992419892, 0.6397832127795322)
show( X, Y, TX, TY, title="Quad 113, Triangle 38")

X = c(2.2294349638338598, 2.36128997588924, 2.4169349638338598, 2.2088699276677195)
Y = c(0.3198916063897661, 0.32836823734050713, 0.4925523560107607, 0.6397832127795322)
TX = c(2.25, 2.625, 2.2088699276677195)
TY = c(0.0, 0.3453214992419892, 0.6397832127795322)
show( X, Y, TX, TY, title="Quad 114, Triangle 38")

X = c(0.1723571587908399, 0.3649047725272266, 0.375, 0.0)
Y = c(2.8125, 2.875, 3.0, 3.0)
TX = c(0.75, 0.0, 0.3447143175816798)
TY = c(3.0, 3.0, 2.625)
show( X, Y, TX, TY, title="Quad 115, Triangle 39")

X = c(0.3649047725272266, 0.5473571587908399, 0.75, 0.375)
Y = c(2.875, 2.8125, 3.0, 3.0)
TX = c(0.75, 0.0, 0.3447143175816798)
TY = c(3.0, 3.0, 2.625)
show( X, Y, TX, TY, title="Quad 116, Triangle 39")

X = c(0.3447143175816798, 0.5473571587908399, 0.3649047725272266, 0.1723571587908399)
Y = c(2.625, 2.8125, 2.875, 2.8125)
TX = c(0.75, 0.0, 0.3447143175816798)
TY = c(3.0, 3.0, 2.625)
show( X, Y, TX, TY, title="Quad 117, Triangle 39")

X = c(0.0, 0.1723571587908399, 0.1149047725272266, 0.0)
Y = c(2.25, 2.4375, 2.625, 2.625)
TX = c(0.0, 0.0, 0.3447143175816798)
TY = c(3.0, 2.25, 2.625)
show( X, Y, TX, TY, title="Quad 118, Triangle 40")

X = c(0.0, 0.1149047725272266, 0.1723571587908399, 0.0)
Y = c(2.625, 2.625, 2.8125, 3.0)
TX = c(0.0, 0.0, 0.3447143175816798)
TY = c(3.0, 2.25, 2.625)
show( X, Y, TX, TY, title="Quad 119, Triangle 40")

X = c(0.1149047725272266, 0.1723571587908399, 0.3447143175816798, 0.1723571587908399)
Y = c(2.625, 2.4375, 2.625, 2.8125)
TX = c(0.0, 0.0, 0.3447143175816798)
TY = c(3.0, 2.25, 2.625)
show( X, Y, TX, TY, title="Quad 120, Triangle 40")

X = c(1.0613602324116234, 1.2075734882744156, 1.3113602324116234, 1.1227204648232467)
Y = c(2.2809650581029057, 2.229903526807482, 2.344855290211223, 2.5619301162058115)
TX = c(1.5, 1.1227204648232467, 1.0)
TY = c(2.1277804642166345, 2.5619301162058115, 2.0)
show( X, Y, TX, TY, title="Quad 121, Triangle 41")

X = c(1.25, 1.5, 1.3113602324116234, 1.2075734882744156)
Y = c(2.0638902321083172, 2.1277804642166345, 2.344855290211223, 2.229903526807482)
TX = c(1.5, 1.1227204648232467, 1.0)
TY = c(2.1277804642166345, 2.5619301162058115, 2.0)
show( X, Y, TX, TY, title="Quad 122, Triangle 41")

X = c(1.0, 1.25, 1.2075734882744156, 1.0613602324116234)
Y = c(2.0, 2.0638902321083172, 2.229903526807482, 2.2809650581029057)
TX = c(1.5, 1.1227204648232467, 1.0)
TY = c(2.1277804642166345, 2.5619301162058115, 2.0)
show( X, Y, TX, TY, title="Quad 123, Triangle 41")

X = c(1.3113602324116234, 1.5, 1.6886397675883766, 1.5)
Y = c(2.344855290211223, 2.1277804642166345, 2.344855290211223, 2.4172135655427525)
TX = c(1.1227204648232467, 1.5, 1.8772795351767533)
TY = c(2.5619301162058115, 2.1277804642166345, 2.5619301162058115)
show( X, Y, TX, TY, title="Quad 124, Triangle 42")

X = c(1.3113602324116234, 1.5, 1.5, 1.1227204648232467)
Y = c(2.344855290211223, 2.4172135655427525, 2.5619301162058115, 2.5619301162058115)
TX = c(1.1227204648232467, 1.5, 1.8772795351767533)
TY = c(2.5619301162058115, 2.1277804642166345, 2.5619301162058115)
show( X, Y, TX, TY, title="Quad 125, Triangle 42")

X = c(1.5, 1.6886397675883766, 1.8772795351767533, 1.5)
Y = c(2.4172135655427525, 2.344855290211223, 2.5619301162058115, 2.5619301162058115)
TX = c(1.1227204648232467, 1.5, 1.8772795351767533)
TY = c(2.5619301162058115, 2.1277804642166345, 2.5619301162058115)
show( X, Y, TX, TY, title="Quad 126, Triangle 42")

X = c(2.875, 3.0, 3.0, 2.8125)
Y = c(0.36510716641399643, 0.375, 0.75, 0.5476607496209946)
TX = c(3.0, 3.0, 2.625)
TY = c(0.0, 0.75, 0.3453214992419892)
show( X, Y, TX, TY, title="Quad 127, Triangle 43")

X = c(2.8125, 3.0, 3.0, 2.875)
Y = c(0.1726607496209946, 0.0, 0.375, 0.36510716641399643)
TX = c(3.0, 3.0, 2.625)
TY = c(0.0, 0.75, 0.3453214992419892)
show( X, Y, TX, TY, title="Quad 128, Triangle 43")

X = c(2.625, 2.8125, 2.875, 2.8125)
Y = c(0.3453214992419892, 0.1726607496209946, 0.36510716641399643, 0.5476607496209946)
TX = c(3.0, 3.0, 2.625)
TY = c(0.0, 0.75, 0.3453214992419892)
show( X, Y, TX, TY, title="Quad 129, Triangle 43")

X = c(0.32480566249486414, 0.4872084937422962, 0.3447143175816798, 0.1723571587908399)
Y = c(2.359273867313916, 2.413910800970874, 2.625, 2.4375)
TX = c(0.6297026699029126, 0.3447143175816798, 0.0)
TY = c(2.2028216019417477, 2.625, 2.25)
show( X, Y, TX, TY, title="Quad 130, Triangle 44")

X = c(0.3148513349514563, 0.6297026699029126, 0.4872084937422962, 0.32480566249486414)
Y = c(2.226410800970874, 2.2028216019417477, 2.413910800970874, 2.359273867313916)
TX = c(0.6297026699029126, 0.3447143175816798, 0.0)
TY = c(2.2028216019417477, 2.625, 2.25)
show( X, Y, TX, TY, title="Quad 131, Triangle 44")

X = c(0.0, 0.3148513349514563, 0.32480566249486414, 0.1723571587908399)
Y = c(2.25, 2.226410800970874, 2.359273867313916, 2.4375)
TX = c(0.6297026699029126, 0.3447143175816798, 0.0)
TY = c(2.2028216019417477, 2.625, 2.25)
show( X, Y, TX, TY, title="Quad 132, Triangle 44")

X = c(0.6297026699029126, 0.8148513349514563, 0.9174743782420531, 0.8762115673630797)
Y = c(2.2028216019417477, 2.101410800970874, 2.25491723938252, 2.38237585907378)
TX = c(1.1227204648232467, 0.6297026699029126, 1.0)
TY = c(2.5619301162058115, 2.2028216019417477, 2.0)
show( X, Y, TX, TY, title="Quad 133, Triangle 45")

X = c(0.9174743782420531, 1.0613602324116234, 1.1227204648232467, 0.8762115673630797)
Y = c(2.25491723938252, 2.2809650581029057, 2.5619301162058115, 2.38237585907378)
TX = c(1.1227204648232467, 0.6297026699029126, 1.0)
TY = c(2.5619301162058115, 2.2028216019417477, 2.0)
show( X, Y, TX, TY, title="Quad 134, Triangle 45")

X = c(0.8148513349514563, 1.0, 1.0613602324116234, 0.9174743782420531)
Y = c(2.101410800970874, 2.0, 2.2809650581029057, 2.25491723938252)
TX = c(1.1227204648232467, 0.6297026699029126, 1.0)
TY = c(2.5619301162058115, 2.2028216019417477, 2.0)
show( X, Y, TX, TY, title="Quad 135, Triangle 45")

X = c(1.1242401549410823, 1.3113602324116234, 1.5, 1.125)
Y = c(2.853976705401937, 2.7809650581029057, 3.0, 3.0)
TX = c(1.1227204648232467, 1.5, 0.75)
TY = c(2.5619301162058115, 3.0, 3.0)
show( X, Y, TX, TY, title="Quad 136, Triangle 46")

X = c(1.1227204648232467, 1.3113602324116234, 1.1242401549410823, 0.9363602324116234)
Y = c(2.5619301162058115, 2.7809650581029057, 2.853976705401937, 2.7809650581029057)
TX = c(1.1227204648232467, 1.5, 0.75)
TY = c(2.5619301162058115, 3.0, 3.0)
show( X, Y, TX, TY, title="Quad 137, Triangle 46")

X = c(0.9363602324116234, 1.1242401549410823, 1.125, 0.75)
Y = c(2.7809650581029057, 2.853976705401937, 3.0, 3.0)
TX = c(1.1227204648232467, 1.5, 0.75)
TY = c(2.5619301162058115, 3.0, 3.0)
show( X, Y, TX, TY, title="Quad 138, Triangle 46")

X = c(2.0, 2.1666666666666665, 2.25, 2.0)
Y = c(1.75, 1.75, 1.875, 2.0)
TX = c(2.5, 2.0, 2.0)
TY = c(1.75, 2.0, 1.5)
show( X, Y, TX, TY, title="Quad 139, Triangle 47")

X = c(2.1666666666666665, 2.25, 2.5, 2.25)
Y = c(1.75, 1.625, 1.75, 1.875)
TX = c(2.5, 2.0, 2.0)
TY = c(1.75, 2.0, 1.5)
show( X, Y, TX, TY, title="Quad 140, Triangle 47")

X = c(2.0, 2.25, 2.1666666666666665, 2.0)
Y = c(1.5, 1.625, 1.75, 1.75)
TX = c(2.5, 2.0, 2.0)
TY = c(1.75, 2.0, 1.5)
show( X, Y, TX, TY, title="Quad 141, Triangle 47")

X = c(1.5, 2.0, 1.75, 1.5)
Y = c(2.0, 2.0, 2.0638902321083172, 2.0425934880722116)
TX = c(1.0, 2.0, 1.5)
TY = c(2.0, 2.0, 2.1277804642166345)
show( X, Y, TX, TY, title="Quad 142, Triangle 48")

X = c(1.0, 1.5, 1.5, 1.25)
Y = c(2.0, 2.0, 2.0425934880722116, 2.0638902321083172)
TX = c(1.0, 2.0, 1.5)
TY = c(2.0, 2.0, 2.1277804642166345)
show( X, Y, TX, TY, title="Quad 143, Triangle 48")

X = c(1.25, 1.5, 1.75, 1.5)
Y = c(2.0638902321083172, 2.0425934880722116, 2.0638902321083172, 2.1277804642166345)
TX = c(1.0, 2.0, 1.5)
TY = c(2.0, 2.0, 2.1277804642166345)
show( X, Y, TX, TY, title="Quad 144, Triangle 48")

X = c(2.103743180898152, 2.2169750037588516, 2.4339500075177036, 2.1556147713472287)
Y = c(2.3426087517530028, 2.232948069526598, 2.4658961390531964, 2.513913127629504)
TX = c(2.0, 2.4339500075177036, 1.8772795351767533)
TY = c(2.0, 2.4658961390531964, 2.5619301162058115)
show( X, Y, TX, TY, title="Quad 145, Triangle 49")

X = c(2.0, 2.2169750037588516, 2.103743180898152, 1.9386397675883766)
Y = c(2.0, 2.232948069526598, 2.3426087517530028, 2.2809650581029057)
TX = c(2.0, 2.4339500075177036, 1.8772795351767533)
TY = c(2.0, 2.4658961390531964, 2.5619301162058115)
show( X, Y, TX, TY, title="Quad 146, Triangle 49")

X = c(1.9386397675883766, 2.103743180898152, 2.1556147713472287, 1.8772795351767533)
Y = c(2.2809650581029057, 2.3426087517530028, 2.513913127629504, 2.5619301162058115)
TX = c(2.0, 2.4339500075177036, 1.8772795351767533)
TY = c(2.0, 2.4658961390531964, 2.5619301162058115)
show( X, Y, TX, TY, title="Quad 147, Triangle 49")

X = c(1.6886397675883766, 1.8772795351767533, 2.0636397675883766, 1.8757598450589177)
Y = c(2.7809650581029057, 2.5619301162058115, 2.7809650581029057, 2.853976705401937)
TX = c(1.5, 1.8772795351767533, 2.25)
TY = c(3.0, 2.5619301162058115, 3.0)
show( X, Y, TX, TY, title="Quad 148, Triangle 50")

X = c(1.6886397675883766, 1.8757598450589177, 1.875, 1.5)
Y = c(2.7809650581029057, 2.853976705401937, 3.0, 3.0)
TX = c(1.5, 1.8772795351767533, 2.25)
TY = c(3.0, 2.5619301162058115, 3.0)
show( X, Y, TX, TY, title="Quad 149, Triangle 50")

X = c(1.8757598450589177, 2.0636397675883766, 2.25, 1.875)
Y = c(2.853976705401937, 2.7809650581029057, 3.0, 3.0)
TX = c(1.5, 1.8772795351767533, 2.25)
TY = c(3.0, 2.5619301162058115, 3.0)
show( X, Y, TX, TY, title="Quad 150, Triangle 50")

X = c(0.4872084937422962, 0.6990458174359464, 0.7337173912024633, 0.3447143175816798)
Y = c(2.413910800970874, 2.4632505727158533, 2.5934650581029057, 2.625)
TX = c(1.1227204648232467, 0.3447143175816798, 0.6297026699029126)
TY = c(2.5619301162058115, 2.625, 2.2028216019417477)
show( X, Y, TX, TY, title="Quad 151, Triangle 51")

X = c(0.6990458174359464, 0.8762115673630797, 1.1227204648232467, 0.7337173912024633)
Y = c(2.4632505727158533, 2.38237585907378, 2.5619301162058115, 2.5934650581029057)
TX = c(1.1227204648232467, 0.3447143175816798, 0.6297026699029126)
TY = c(2.5619301162058115, 2.625, 2.2028216019417477)
show( X, Y, TX, TY, title="Quad 152, Triangle 51")

X = c(0.6297026699029126, 0.8762115673630797, 0.6990458174359464, 0.4872084937422962)
Y = c(2.2028216019417477, 2.38237585907378, 2.4632505727158533, 2.413910800970874)
TX = c(1.1227204648232467, 0.3447143175816798, 0.6297026699029126)
TY = c(2.5619301162058115, 2.625, 2.2028216019417477)
show( X, Y, TX, TY, title="Quad 153, Triangle 51")

X = c(1.8772795351767533, 2.1556147713472287, 2.1870765142314856, 2.0636397675883766)
Y = c(2.5619301162058115, 2.513913127629504, 2.675942085086336, 2.7809650581029057)
TX = c(2.25, 1.8772795351767533, 2.4339500075177036)
TY = c(3.0, 2.5619301162058115, 2.4658961390531964)
show( X, Y, TX, TY, title="Quad 154, Triangle 52")

X = c(2.1870765142314856, 2.3419750037588516, 2.25, 2.0636397675883766)
Y = c(2.675942085086336, 2.732948069526598, 3.0, 2.7809650581029057)
TX = c(2.25, 1.8772795351767533, 2.4339500075177036)
TY = c(3.0, 2.5619301162058115, 2.4658961390531964)
show( X, Y, TX, TY, title="Quad 155, Triangle 52")

X = c(2.1556147713472287, 2.4339500075177036, 2.3419750037588516, 2.1870765142314856)
Y = c(2.513913127629504, 2.4658961390531964, 2.732948069526598, 2.675942085086336)
TX = c(2.25, 1.8772795351767533, 2.4339500075177036)
TY = c(3.0, 2.5619301162058115, 2.4658961390531964)
show( X, Y, TX, TY, title="Quad 156, Triangle 52")

X = c(2.25, 2.5, 2.4669750037588516, 2.3113166691725677)
Y = c(1.875, 1.75, 2.107948069526598, 2.0719653796843986)
TX = c(2.0, 2.5, 2.4339500075177036)
TY = c(2.0, 1.75, 2.4658961390531964)
show( X, Y, TX, TY, title="Quad 157, Triangle 53")

X = c(2.0, 2.25, 2.3113166691725677, 2.2169750037588516)
Y = c(2.0, 1.875, 2.0719653796843986, 2.232948069526598)
TX = c(2.0, 2.5, 2.4339500075177036)
TY = c(2.0, 1.75, 2.4658961390531964)
show( X, Y, TX, TY, title="Quad 158, Triangle 53")

X = c(2.3113166691725677, 2.4669750037588516, 2.4339500075177036, 2.2169750037588516)
Y = c(2.0719653796843986, 2.107948069526598, 2.4658961390531964, 2.232948069526598)
TX = c(2.0, 2.5, 2.4339500075177036)
TY = c(2.0, 1.75, 2.4658961390531964)
show( X, Y, TX, TY, title="Quad 159, Triangle 53")

X = c(2.629969671871623, 2.727979504048583, 2.955959008097166, 2.694954507807435)
Y = c(2.155298713017732, 2.0, 2.25, 2.357948069526598)
TX = c(2.5, 2.955959008097166, 2.4339500075177036)
TY = c(1.75, 2.25, 2.4658961390531964)
show( X, Y, TX, TY, title="Quad 160, Triangle 54")

X = c(2.5, 2.727979504048583, 2.629969671871623, 2.4669750037588516)
Y = c(1.75, 2.0, 2.155298713017732, 2.107948069526598)
TX = c(2.5, 2.955959008097166, 2.4339500075177036)
TY = c(1.75, 2.25, 2.4658961390531964)
show( X, Y, TX, TY, title="Quad 161, Triangle 54")

X = c(2.4669750037588516, 2.629969671871623, 2.694954507807435, 2.4339500075177036)
Y = c(2.107948069526598, 2.155298713017732, 2.357948069526598, 2.4658961390531964)
TX = c(2.5, 2.955959008097166, 2.4339500075177036)
TY = c(1.75, 2.25, 2.4658961390531964)
show( X, Y, TX, TY, title="Quad 162, Triangle 54")

X = c(2.28125, 2.5625, 2.28125, 2.1875)
Y = c(1.0625, 1.125, 1.3125, 1.2083333333333333)
TX = c(2.0, 2.5625, 2.0)
TY = c(1.0, 1.125, 1.5)
show( X, Y, TX, TY, title="Quad 163, Triangle 55")

X = c(2.0, 2.28125, 2.1875, 2.0)
Y = c(1.0, 1.0625, 1.2083333333333333, 1.25)
TX = c(2.0, 2.5625, 2.0)
TY = c(1.0, 1.125, 1.5)
show( X, Y, TX, TY, title="Quad 164, Triangle 55")

X = c(2.0, 2.1875, 2.28125, 2.0)
Y = c(1.25, 1.2083333333333333, 1.3125, 1.5)
TX = c(2.0, 2.5625, 2.0)
TY = c(1.0, 1.125, 1.5)
show( X, Y, TX, TY, title="Quad 165, Triangle 55")

X = c(2.985319669365722, 3.0, 3.0, 2.977979504048583)
Y = c(2.25, 2.25, 3.0, 2.625)
TX = c(3.0, 3.0, 2.955959008097166)
TY = c(1.5, 3.0, 2.25)
show( X, Y, TX, TY, title="Quad 166, Triangle 56")

X = c(2.977979504048583, 3.0, 3.0, 2.985319669365722)
Y = c(1.875, 1.5, 2.25, 2.25)
TX = c(3.0, 3.0, 2.955959008097166)
TY = c(1.5, 3.0, 2.25)
show( X, Y, TX, TY, title="Quad 167, Triangle 56")

X = c(2.955959008097166, 2.977979504048583, 2.985319669365722, 2.977979504048583)
Y = c(2.25, 1.875, 2.25, 2.625)
TX = c(3.0, 3.0, 2.955959008097166)
TY = c(1.5, 3.0, 2.25)
show( X, Y, TX, TY, title="Quad 168, Triangle 56")

X = c(2.3419750037588516, 2.497815195769189, 2.5297477898949317, 2.25)
Y = c(2.732948069526598, 2.700263245970637, 2.8174467994293573, 3.0)
TX = c(2.8094955797898633, 2.25, 2.4339500075177036)
TY = c(2.6348935988587145, 3.0, 2.4658961390531964)
show( X, Y, TX, TY, title="Quad 169, Triangle 57")

X = c(2.6217227936537837, 2.8094955797898633, 2.5297477898949317, 2.497815195769189)
Y = c(2.5503948689559555, 2.6348935988587145, 2.8174467994293573, 2.700263245970637)
TX = c(2.8094955797898633, 2.25, 2.4339500075177036)
TY = c(2.6348935988587145, 3.0, 2.4658961390531964)
show( X, Y, TX, TY, title="Quad 170, Triangle 57")

X = c(2.4339500075177036, 2.6217227936537837, 2.497815195769189, 2.3419750037588516)
Y = c(2.4658961390531964, 2.5503948689559555, 2.700263245970637, 2.732948069526598)
TX = c(2.8094955797898633, 2.25, 2.4339500075177036)
TY = c(2.6348935988587145, 3.0, 2.4658961390531964)
show( X, Y, TX, TY, title="Quad 171, Triangle 57")

X = c(2.694954507807435, 2.733134865134911, 2.6217227936537837, 2.4339500075177036)
Y = c(2.357948069526598, 2.450263245970637, 2.5503948689559555, 2.4658961390531964)
TX = c(2.8094955797898633, 2.4339500075177036, 2.955959008097166)
TY = c(2.6348935988587145, 2.4658961390531964, 2.25)
show( X, Y, TX, TY, title="Quad 172, Triangle 58")

X = c(2.733134865134911, 2.882727293943515, 2.8094955797898633, 2.6217227936537837)
Y = c(2.450263245970637, 2.4424467994293573, 2.6348935988587145, 2.5503948689559555)
TX = c(2.8094955797898633, 2.4339500075177036, 2.955959008097166)
TY = c(2.6348935988587145, 2.4658961390531964, 2.25)
show( X, Y, TX, TY, title="Quad 173, Triangle 58")

X = c(2.694954507807435, 2.955959008097166, 2.882727293943515, 2.733134865134911)
Y = c(2.357948069526598, 2.25, 2.4424467994293573, 2.450263245970637)
TX = c(2.8094955797898633, 2.4339500075177036, 2.955959008097166)
TY = c(2.6348935988587145, 2.4658961390531964, 2.25)
show( X, Y, TX, TY, title="Quad 174, Triangle 58")

X = c(2.818653002699055, 2.977979504048583, 2.955959008097166, 2.727979504048583)
Y = c(1.8333333333333333, 1.875, 2.25, 2.0)
TX = c(3.0, 2.955959008097166, 2.5)
TY = c(1.5, 2.25, 1.75)
show( X, Y, TX, TY, title="Quad 175, Triangle 59")

X = c(2.75, 3.0, 2.977979504048583, 2.818653002699055)
Y = c(1.625, 1.5, 1.875, 1.8333333333333333)
TX = c(3.0, 2.955959008097166, 2.5)
TY = c(1.5, 2.25, 1.75)
show( X, Y, TX, TY, title="Quad 176, Triangle 59")

X = c(2.5, 2.75, 2.818653002699055, 2.727979504048583)
Y = c(1.75, 1.625, 1.8333333333333333, 2.0)
TX = c(3.0, 2.955959008097166, 2.5)
TY = c(1.5, 2.25, 1.75)
show( X, Y, TX, TY, title="Quad 177, Triangle 59")

X = c(2.3541666666666665, 2.53125, 2.5, 2.25)
Y = c(1.4583333333333333, 1.4375, 1.75, 1.625)
TX = c(2.5625, 2.5, 2.0)
TY = c(1.125, 1.75, 1.5)
show( X, Y, TX, TY, title="Quad 178, Triangle 60")

X = c(2.28125, 2.5625, 2.53125, 2.3541666666666665)
Y = c(1.3125, 1.125, 1.4375, 1.4583333333333333)
TX = c(2.5625, 2.5, 2.0)
TY = c(1.125, 1.75, 1.5)
show( X, Y, TX, TY, title="Quad 179, Triangle 60")

X = c(2.28125, 2.3541666666666665, 2.25, 2.0)
Y = c(1.3125, 1.4583333333333333, 1.625, 1.5)
TX = c(2.5625, 2.5, 2.0)
TY = c(1.125, 1.75, 1.5)
show( X, Y, TX, TY, title="Quad 180, Triangle 60")

X = c(2.921818195962343, 2.977979504048583, 3.0, 2.9047477898949317)
Y = c(2.628297866286238, 2.625, 3.0, 2.8174467994293573)
TX = c(2.955959008097166, 3.0, 2.8094955797898633)
TY = c(2.25, 3.0, 2.6348935988587145)
show( X, Y, TX, TY, title="Quad 181, Triangle 61")

X = c(2.882727293943515, 2.955959008097166, 2.977979504048583, 2.921818195962343)
Y = c(2.4424467994293573, 2.25, 2.625, 2.628297866286238)
TX = c(2.955959008097166, 3.0, 2.8094955797898633)
TY = c(2.25, 3.0, 2.6348935988587145)
show( X, Y, TX, TY, title="Quad 182, Triangle 61")

X = c(2.882727293943515, 2.921818195962343, 2.9047477898949317, 2.8094955797898633)
Y = c(2.4424467994293573, 2.628297866286238, 2.8174467994293573, 2.6348935988587145)
TX = c(2.955959008097166, 3.0, 2.8094955797898633)
TY = c(2.25, 3.0, 2.6348935988587145)
show( X, Y, TX, TY, title="Quad 183, Triangle 61")

X = c(2.5297477898949317, 2.8094955797898633, 2.9047477898949317, 2.6864985265966213)
Y = c(2.8174467994293573, 2.6348935988587145, 2.8174467994293573, 2.8782978662862377)
TX = c(2.25, 2.8094955797898633, 3.0)
TY = c(3.0, 2.6348935988587145, 3.0)
show( X, Y, TX, TY, title="Quad 184, Triangle 62")

X = c(2.5297477898949317, 2.6864985265966213, 2.625, 2.25)
Y = c(2.8174467994293573, 2.8782978662862377, 3.0, 3.0)
TX = c(2.25, 2.8094955797898633, 3.0)
TY = c(3.0, 2.6348935988587145, 3.0)
show( X, Y, TX, TY, title="Quad 185, Triangle 62")

X = c(2.6864985265966213, 2.9047477898949317, 3.0, 2.625)
Y = c(2.8782978662862377, 2.8174467994293573, 3.0, 3.0)
TX = c(2.25, 2.8094955797898633, 3.0)
TY = c(3.0, 2.6348935988587145, 3.0)
show( X, Y, TX, TY, title="Quad 186, Triangle 62")
